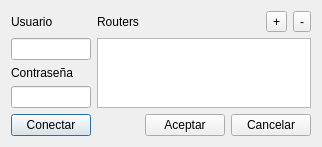
<?xml version="1.0" encoding="UTF-8"?>
<ui version="4.0">
 <class>DlgCnfgConnect</class>
 <widget class="QDialog" name="DlgCnfgConnect">
  <property name="geometry">
   <rect>
    <x>0</x>
    <y>0</y>
    <width>299</width>
    <height>146</height>
   </rect>
  </property>
  <property name="windowTitle">
   <string>Dialog</string>
  </property>
  <layout class="QGridLayout" name="gridLayout">
   <item row="0" column="0">
    <widget class="QLabel" name="label">
     <property name="text">
      <string>Usuario</string>
     </property>
    </widget>
   </item>
   <item row="0" column="1">
    <widget class="QLabel" name="label_3">
     <property name="text">
      <string>Routers</string>
     </property>
    </widget>
   </item>
   <item row="0" column="3">
    <layout class="QHBoxLayout" name="horizontalLayout">
     <item>
      <spacer name="horizontalSpacer_2">
       <property name="orientation">
        <enum>Qt::Horizontal</enum>
       </property>
       <property name="sizeHint" stdset="0">
        <size>
         <width>40</width>
         <height>20</height>
        </size>
       </property>
      </spacer>
     </item>
     <item>
      <widget class="QToolButton" name="addButton">
       <property name="text">
        <string>+</string>
       </property>
      </widget>
     </item>
     <item>
      <widget class="QToolButton" name="delButton">
       <property name="text">
        <string>-</string>
       </property>
      </widget>
     </item>
    </layout>
   </item>
   <item row="1" column="0">
    <widget class="QLineEdit" name="userLineEdit"/>
   </item>
   <item row="1" column="1" rowspan="4" colspan="3">
    <widget class="QTableWidget" name="hostsTable"/>
   </item>
   <item row="2" column="0">
    <widget class="QLabel" name="label_2">
     <property name="text">
      <string>Contraseña</string>
     </property>
    </widget>
   </item>
   <item row="3" column="0">
    <widget class="QLineEdit" name="passLineEdit"/>
   </item>
   <item row="4" column="0">
    <spacer name="verticalSpacer">
     <property name="orientation">
      <enum>Qt::Vertical</enum>
     </property>
     <property name="sizeHint" stdset="0">
      <size>
       <width>20</width>
       <height>40</height>
      </size>
     </property>
    </spacer>
   </item>
   <item row="5" column="0">
    <widget class="QPushButton" name="connectButton">
     <property name="text">
      <string>Conectar</string>
     </property>
    </widget>
   </item>
   <item row="5" column="1">
    <spacer name="horizontalSpacer">
     <property name="orientation">
      <enum>Qt::Horizontal</enum>
     </property>
     <property name="sizeHint" stdset="0">
      <size>
       <width>336</width>
       <height>20</height>
      </size>
     </property>
    </spacer>
   </item>
   <item row="5" column="2">
    <widget class="QPushButton" name="acceptButton">
     <property name="text">
      <string>Aceptar</string>
     </property>
    </widget>
   </item>
   <item row="5" column="3">
    <widget class="QPushButton" name="cancelButton">
     <property name="text">
      <string>Cancelar</string>
     </property>
    </widget>
   </item>
  </layout>
 </widget>
 <resources/>
 <connections/>
</ui>
